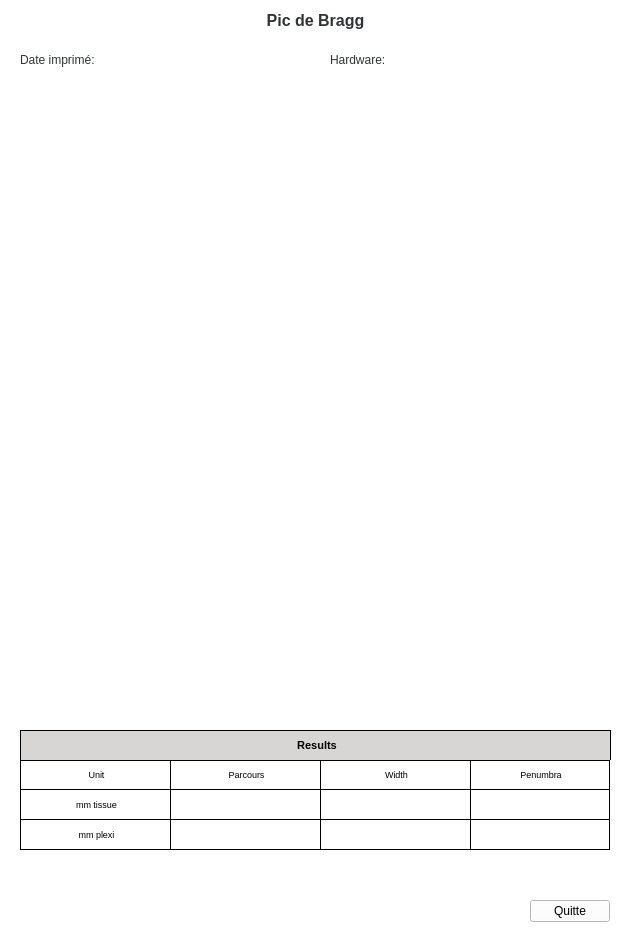
<?xml version="1.0" encoding="UTF-8"?>
<ui version="4.0">
 <class>BraggPeakPrintDialog</class>
 <widget class="QWidget" name="BraggPeakPrintDialog">
  <property name="geometry">
   <rect>
    <x>0</x>
    <y>0</y>
    <width>629</width>
    <height>932</height>
   </rect>
  </property>
  <property name="windowTitle">
   <string>Form</string>
  </property>
  <property name="styleSheet">
   <string notr="true">background: white;
</string>
  </property>
  <widget class="QWidget" name="braggPeakWidget" native="true">
   <property name="geometry">
    <rect>
     <x>0</x>
     <y>0</y>
     <width>630</width>
     <height>891</height>
    </rect>
   </property>
   <widget class="QLabel" name="label_87">
    <property name="geometry">
     <rect>
      <x>0</x>
      <y>10</y>
      <width>631</width>
      <height>21</height>
     </rect>
    </property>
    <property name="styleSheet">
     <string notr="true">color: rgb(46, 52, 54);</string>
    </property>
    <property name="text">
     <string>&lt;html&gt;&lt;head/&gt;&lt;body&gt;&lt;p align=&quot;center&quot;&gt;&lt;span style=&quot; font-size:12pt; font-weight:600;&quot;&gt;Pic de Bragg&lt;/span&gt;&lt;/p&gt;&lt;/body&gt;&lt;/html&gt;</string>
    </property>
   </widget>
   <widget class="QWidget" name="horizontalLayoutWidget_2">
    <property name="geometry">
     <rect>
      <x>20</x>
      <y>50</y>
      <width>281</width>
      <height>21</height>
     </rect>
    </property>
    <layout class="QHBoxLayout" name="horizontalLayout_2">
     <item>
      <widget class="QLabel" name="nameLabel_2">
       <property name="minimumSize">
        <size>
         <width>90</width>
         <height>0</height>
        </size>
       </property>
       <property name="maximumSize">
        <size>
         <width>60</width>
         <height>16777215</height>
        </size>
       </property>
       <property name="styleSheet">
        <string notr="true">color: rgb(46, 52, 54);</string>
       </property>
       <property name="text">
        <string>&lt;html&gt;&lt;head/&gt;&lt;body&gt;&lt;p&gt;Date imprimé:&lt;/p&gt;&lt;/body&gt;&lt;/html&gt;</string>
       </property>
      </widget>
     </item>
     <item>
      <widget class="QLineEdit" name="lineEdit_date">
       <property name="font">
        <font>
         <pointsize>9</pointsize>
        </font>
       </property>
       <property name="styleSheet">
        <string notr="true">border: none;
color: rgb(46, 52, 54);
</string>
       </property>
       <property name="readOnly">
        <bool>true</bool>
       </property>
      </widget>
     </item>
    </layout>
   </widget>
   <widget class="QLabel" name="label_3">
    <property name="geometry">
     <rect>
      <x>20</x>
      <y>730</y>
      <width>591</width>
      <height>30</height>
     </rect>
    </property>
    <property name="minimumSize">
     <size>
      <width>0</width>
      <height>30</height>
     </size>
    </property>
    <property name="maximumSize">
     <size>
      <width>659</width>
      <height>30</height>
     </size>
    </property>
    <property name="sizeIncrement">
     <size>
      <width>659</width>
      <height>30</height>
     </size>
    </property>
    <property name="font">
     <font>
      <pointsize>8</pointsize>
      <weight>75</weight>
      <bold>true</bold>
     </font>
    </property>
    <property name="styleSheet">
     <string notr="true">background-color : #d7d6d5; 
color : black;
border-color: black;
border-width: 1px;
border-style: solid;
border-bottom-style: none;

</string>
    </property>
    <property name="text">
     <string>&lt;html&gt;&lt;head/&gt;&lt;body&gt;&lt;p align=&quot;center&quot;&gt;Results&lt;/p&gt;&lt;/body&gt;&lt;/html&gt;</string>
    </property>
   </widget>
   <widget class="QWidget" name="gridLayoutWidget_3">
    <property name="geometry">
     <rect>
      <x>20</x>
      <y>760</y>
      <width>592</width>
      <height>92</height>
     </rect>
    </property>
    <layout class="QGridLayout" name="gridLayout_3">
     <property name="spacing">
      <number>0</number>
     </property>
     <item row="0" column="3">
      <widget class="QLabel" name="label_17">
       <property name="minimumSize">
        <size>
         <width>140</width>
         <height>30</height>
        </size>
       </property>
       <property name="maximumSize">
        <size>
         <width>80</width>
         <height>30</height>
        </size>
       </property>
       <property name="font">
        <font>
         <pointsize>7</pointsize>
        </font>
       </property>
       <property name="styleSheet">
        <string notr="true">color : black;
border-color: black;
border-width: 1px;
border-style: solid;
</string>
       </property>
       <property name="text">
        <string>&lt;html&gt;&lt;head/&gt;&lt;body&gt;&lt;p align=&quot;center&quot;&gt;Penumbra&lt;/p&gt;&lt;/body&gt;&lt;/html&gt;</string>
       </property>
      </widget>
     </item>
     <item row="1" column="2">
      <widget class="QLineEdit" name="lineEdit_w50_tissue">
       <property name="sizePolicy">
        <sizepolicy hsizetype="Expanding" vsizetype="Expanding">
         <horstretch>0</horstretch>
         <verstretch>0</verstretch>
        </sizepolicy>
       </property>
       <property name="minimumSize">
        <size>
         <width>150</width>
         <height>30</height>
        </size>
       </property>
       <property name="maximumSize">
        <size>
         <width>86</width>
         <height>30</height>
        </size>
       </property>
       <property name="font">
        <font>
         <pointsize>7</pointsize>
        </font>
       </property>
       <property name="styleSheet">
        <string notr="true">border-color: black;
border-width: 1px;
border-style: solid;
border-right-style: none;
border-top-style: none;
color: rgb(46, 52, 54);</string>
       </property>
       <property name="alignment">
        <set>Qt::AlignCenter</set>
       </property>
       <property name="readOnly">
        <bool>true</bool>
       </property>
      </widget>
     </item>
     <item row="1" column="0">
      <widget class="QLabel" name="label_19">
       <property name="minimumSize">
        <size>
         <width>150</width>
         <height>30</height>
        </size>
       </property>
       <property name="maximumSize">
        <size>
         <width>86</width>
         <height>30</height>
        </size>
       </property>
       <property name="font">
        <font>
         <pointsize>7</pointsize>
        </font>
       </property>
       <property name="styleSheet">
        <string notr="true">color : black;
border-color: black;
border-width: 1px;
border-style: solid;
border-right-style: none;
border-top-style: none;

</string>
       </property>
       <property name="text">
        <string>&lt;html&gt;&lt;head/&gt;&lt;body&gt;&lt;p align=&quot;center&quot;&gt;mm tissue&lt;/p&gt;&lt;/body&gt;&lt;/html&gt;</string>
       </property>
      </widget>
     </item>
     <item row="1" column="3">
      <widget class="QLineEdit" name="lineEdit_penumbra_tissue">
       <property name="sizePolicy">
        <sizepolicy hsizetype="Expanding" vsizetype="Expanding">
         <horstretch>0</horstretch>
         <verstretch>0</verstretch>
        </sizepolicy>
       </property>
       <property name="minimumSize">
        <size>
         <width>140</width>
         <height>30</height>
        </size>
       </property>
       <property name="maximumSize">
        <size>
         <width>80</width>
         <height>30</height>
        </size>
       </property>
       <property name="font">
        <font>
         <pointsize>7</pointsize>
        </font>
       </property>
       <property name="styleSheet">
        <string notr="true">border-color: black;
border-width: 1px;
border-style: solid;
border-top-style: none;
color: rgb(46, 52, 54);</string>
       </property>
       <property name="alignment">
        <set>Qt::AlignCenter</set>
       </property>
       <property name="readOnly">
        <bool>true</bool>
       </property>
      </widget>
     </item>
     <item row="0" column="1">
      <widget class="QLabel" name="label_14">
       <property name="minimumSize">
        <size>
         <width>150</width>
         <height>30</height>
        </size>
       </property>
       <property name="maximumSize">
        <size>
         <width>86</width>
         <height>30</height>
        </size>
       </property>
       <property name="font">
        <font>
         <pointsize>7</pointsize>
        </font>
       </property>
       <property name="styleSheet">
        <string notr="true">color : black;
border-color: black;
border-width: 1px;
border-style: solid;
border-right-style: none;
</string>
       </property>
       <property name="text">
        <string>&lt;html&gt;&lt;head/&gt;&lt;body&gt;&lt;p align=&quot;center&quot;&gt;Parcours&lt;/p&gt;&lt;/body&gt;&lt;/html&gt;</string>
       </property>
      </widget>
     </item>
     <item row="0" column="0">
      <widget class="QLabel" name="label_18">
       <property name="minimumSize">
        <size>
         <width>150</width>
         <height>30</height>
        </size>
       </property>
       <property name="maximumSize">
        <size>
         <width>86</width>
         <height>30</height>
        </size>
       </property>
       <property name="font">
        <font>
         <pointsize>7</pointsize>
        </font>
       </property>
       <property name="styleSheet">
        <string notr="true">color : black;
border-color: black;
border-width: 1px;
border-style: solid;
border-right-style: none;
</string>
       </property>
       <property name="text">
        <string>&lt;html&gt;&lt;head/&gt;&lt;body&gt;&lt;p align=&quot;center&quot;&gt;Unit&lt;/p&gt;&lt;/body&gt;&lt;/html&gt;</string>
       </property>
      </widget>
     </item>
     <item row="1" column="1">
      <widget class="QLineEdit" name="lineEdit_l90_tissue">
       <property name="sizePolicy">
        <sizepolicy hsizetype="Expanding" vsizetype="Expanding">
         <horstretch>0</horstretch>
         <verstretch>0</verstretch>
        </sizepolicy>
       </property>
       <property name="minimumSize">
        <size>
         <width>150</width>
         <height>30</height>
        </size>
       </property>
       <property name="maximumSize">
        <size>
         <width>86</width>
         <height>30</height>
        </size>
       </property>
       <property name="font">
        <font>
         <pointsize>7</pointsize>
        </font>
       </property>
       <property name="styleSheet">
        <string notr="true">border-color: black;
border-width: 1px;
border-style: solid;
border-right-style: none;
border-top-style: none;
color: rgb(46, 52, 54);</string>
       </property>
       <property name="alignment">
        <set>Qt::AlignCenter</set>
       </property>
       <property name="readOnly">
        <bool>true</bool>
       </property>
      </widget>
     </item>
     <item row="0" column="2">
      <widget class="QLabel" name="label_20">
       <property name="minimumSize">
        <size>
         <width>150</width>
         <height>30</height>
        </size>
       </property>
       <property name="maximumSize">
        <size>
         <width>86</width>
         <height>30</height>
        </size>
       </property>
       <property name="font">
        <font>
         <pointsize>7</pointsize>
        </font>
       </property>
       <property name="styleSheet">
        <string notr="true">color : black;
border-color: black;
border-width: 1px;
border-style: solid;
border-right-style: none;
</string>
       </property>
       <property name="text">
        <string>&lt;html&gt;&lt;head/&gt;&lt;body&gt;&lt;p align=&quot;center&quot;&gt;Width&lt;/p&gt;&lt;/body&gt;&lt;/html&gt;</string>
       </property>
      </widget>
     </item>
     <item row="2" column="0">
      <widget class="QLabel" name="label_21">
       <property name="minimumSize">
        <size>
         <width>150</width>
         <height>30</height>
        </size>
       </property>
       <property name="maximumSize">
        <size>
         <width>86</width>
         <height>30</height>
        </size>
       </property>
       <property name="font">
        <font>
         <pointsize>7</pointsize>
        </font>
       </property>
       <property name="styleSheet">
        <string notr="true">color : black;
border-color: black;
border-width: 1px;
border-style: solid;
border-right-style: none;
border-top-style: none;

</string>
       </property>
       <property name="text">
        <string>&lt;html&gt;&lt;head/&gt;&lt;body&gt;&lt;p align=&quot;center&quot;&gt;mm plexi&lt;/p&gt;&lt;/body&gt;&lt;/html&gt;</string>
       </property>
      </widget>
     </item>
     <item row="2" column="1">
      <widget class="QLineEdit" name="lineEdit_l90_plexi">
       <property name="sizePolicy">
        <sizepolicy hsizetype="Expanding" vsizetype="Expanding">
         <horstretch>0</horstretch>
         <verstretch>0</verstretch>
        </sizepolicy>
       </property>
       <property name="minimumSize">
        <size>
         <width>150</width>
         <height>30</height>
        </size>
       </property>
       <property name="maximumSize">
        <size>
         <width>86</width>
         <height>30</height>
        </size>
       </property>
       <property name="font">
        <font>
         <pointsize>7</pointsize>
        </font>
       </property>
       <property name="styleSheet">
        <string notr="true">border-color: black;
border-width: 1px;
border-style: solid;
border-right-style: none;
border-top-style: none;
color: rgb(46, 52, 54);</string>
       </property>
       <property name="alignment">
        <set>Qt::AlignCenter</set>
       </property>
       <property name="readOnly">
        <bool>true</bool>
       </property>
      </widget>
     </item>
     <item row="2" column="2">
      <widget class="QLineEdit" name="lineEdit_w50_plexi">
       <property name="sizePolicy">
        <sizepolicy hsizetype="Expanding" vsizetype="Expanding">
         <horstretch>0</horstretch>
         <verstretch>0</verstretch>
        </sizepolicy>
       </property>
       <property name="minimumSize">
        <size>
         <width>150</width>
         <height>30</height>
        </size>
       </property>
       <property name="maximumSize">
        <size>
         <width>86</width>
         <height>30</height>
        </size>
       </property>
       <property name="font">
        <font>
         <pointsize>7</pointsize>
        </font>
       </property>
       <property name="styleSheet">
        <string notr="true">border-color: black;
border-width: 1px;
border-style: solid;
border-right-style: none;
border-top-style: none;
color: rgb(46, 52, 54);</string>
       </property>
       <property name="alignment">
        <set>Qt::AlignCenter</set>
       </property>
       <property name="readOnly">
        <bool>true</bool>
       </property>
      </widget>
     </item>
     <item row="2" column="3">
      <widget class="QLineEdit" name="lineEdit_penumbra_plexi">
       <property name="sizePolicy">
        <sizepolicy hsizetype="Expanding" vsizetype="Expanding">
         <horstretch>0</horstretch>
         <verstretch>0</verstretch>
        </sizepolicy>
       </property>
       <property name="minimumSize">
        <size>
         <width>140</width>
         <height>30</height>
        </size>
       </property>
       <property name="maximumSize">
        <size>
         <width>80</width>
         <height>30</height>
        </size>
       </property>
       <property name="font">
        <font>
         <pointsize>7</pointsize>
        </font>
       </property>
       <property name="styleSheet">
        <string notr="true">border-color: black;
border-width: 1px;
border-style: solid;
border-top-style: none;
color: rgb(46, 52, 54);</string>
       </property>
       <property name="alignment">
        <set>Qt::AlignCenter</set>
       </property>
       <property name="readOnly">
        <bool>true</bool>
       </property>
      </widget>
     </item>
    </layout>
   </widget>
   <widget class="QCustomPlot" name="customPlot_BraggPeak" native="true">
    <property name="geometry">
     <rect>
      <x>20</x>
      <y>80</y>
      <width>591</width>
      <height>571</height>
     </rect>
    </property>
    <property name="styleSheet">
     <string notr="true">background: white;

</string>
    </property>
   </widget>
   <widget class="QWidget" name="horizontalLayoutWidget_3">
    <property name="geometry">
     <rect>
      <x>330</x>
      <y>50</y>
      <width>281</width>
      <height>21</height>
     </rect>
    </property>
    <layout class="QHBoxLayout" name="horizontalLayout_3">
     <item>
      <widget class="QLabel" name="nameLabel_3">
       <property name="minimumSize">
        <size>
         <width>74</width>
         <height>0</height>
        </size>
       </property>
       <property name="maximumSize">
        <size>
         <width>60</width>
         <height>16777215</height>
        </size>
       </property>
       <property name="styleSheet">
        <string notr="true">color: rgb(46, 52, 54);</string>
       </property>
       <property name="text">
        <string>&lt;html&gt;&lt;head/&gt;&lt;body&gt;&lt;p&gt;Hardware:&lt;/p&gt;&lt;/body&gt;&lt;/html&gt;</string>
       </property>
      </widget>
     </item>
     <item>
      <widget class="QLineEdit" name="lineEdit_hardware">
       <property name="font">
        <font>
         <pointsize>9</pointsize>
        </font>
       </property>
       <property name="styleSheet">
        <string notr="true">border: none;
color: rgb(46, 52, 54);</string>
       </property>
       <property name="readOnly">
        <bool>true</bool>
       </property>
      </widget>
     </item>
    </layout>
   </widget>
  </widget>
  <widget class="QPushButton" name="closePushButton">
   <property name="geometry">
    <rect>
     <x>530</x>
     <y>900</y>
     <width>80</width>
     <height>22</height>
    </rect>
   </property>
   <property name="text">
    <string>Quitte</string>
   </property>
  </widget>
 </widget>
 <customwidgets>
  <customwidget>
   <class>QCustomPlot</class>
   <extends>QWidget</extends>
   <header>qcustomplot.h</header>
   <container>1</container>
  </customwidget>
 </customwidgets>
 <tabstops>
  <tabstop>closePushButton</tabstop>
  <tabstop>lineEdit_date</tabstop>
 </tabstops>
 <resources/>
 <connections/>
</ui>
